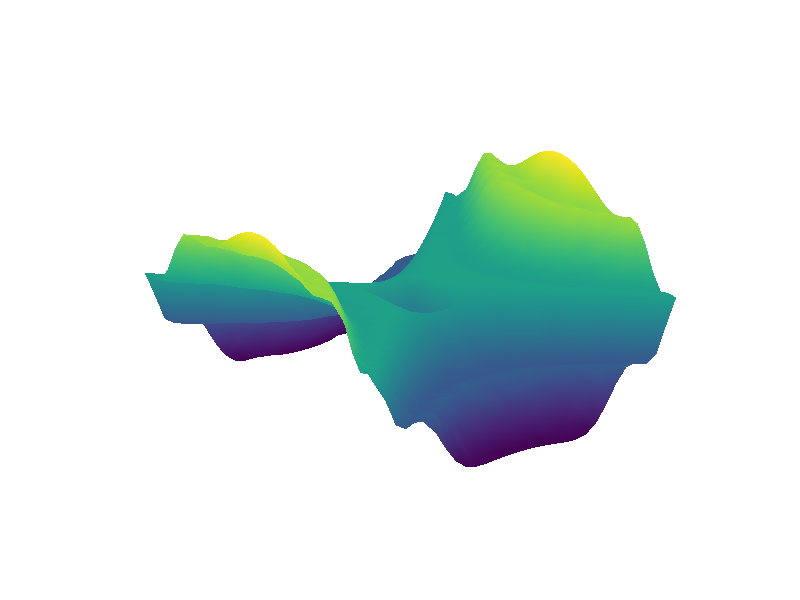

The MATLAB script that drew this image: (Note: this script raises an error after producing the figure.)
% TUTORIAL 9                                 By Deniz Savas ,February 2016
%
%
% Define an interesting function  Z3=f(x,y) over a square X/Y mesh.
 x= -15:1:15   ;  y = -15:1:15 ;
[ X , Y ] = meshgrid(x,y);

Z1 = X.*X - Y.*Y ;
Z2 = Z1 + 30*cos(Z1/20) ; 
Z2(13:17,13:17)=-30;Z2(14:16,14:16)=-60; Z2(15,15)=-100;
% surface plot it .
h2 = surf(Z2 ); 
axis off
shading interp 
%% Example of rotating the image horizantally ( i.e. around the Z axis )
%% Using the camera to view the image from different positions 
% Using the VIEW function obtain the camera position 
[az , e ] = view  ;
% 
v=linspace(0 , 180 , 120 ) ;
for vi = v 
    view( az+vi , e ) 
    pause( 0.2 )
end

%% TASK1 :  
%  Now move the camera in the direction of the Z axis in a smooth manner 
% similar to the above example. I.e. manipulate elevation angle.
% This time start from the top view and move smoothly to bottom view.
view(3)  % This resets the view to normal 3D view. 
pause(0.5)
ee = linspace( -90 , 90 , 120 ) ;
for elev = ee 
  view(az , elev )
  pause (0.2 )
end 

%% TASK2 Changing the colour palette.
% By using the COLORMAP command set the colormap palette to 'jet' 
% 
% Experiment with other color palettes. Type DOC COLORMAP for info. 
%

%% Changing the colour axis limits to see the effects on the graph
% When surfaces are drawn, the surface heights are mapped linearly to the
% colour palette in use so that maximum value of the surface corresponds
% to the highest color and the  minimum value of the surface corresponds
% to the lowest colour in the colour map. 
% We can alter this mapping by redefining the minimum and maximum values 
% that map onto the colour map via the CAXIS command. 

% First we find out what are automatically set limits are;
   view(3)    % reset the view 
  [cmin , cmax] = caxis;
% Next we define an array of 32 values uniformly distributed between
% cmin to cmax values. 
 cc = linspace( cmin , cmax , 32 ) ;
% we modify the lower limit of the colormap ( by varying c in a loop ) 
 for c = cc 
     caxis([ c , cmax+eps*200 ] ) 
     pause (0.5 ) 
 end
caxis([ cmin , cmax ] ) ; 

%% TASK 3 : Now  modify the upper limit to in a similar manner to display
%           features at the lower value ranges. 

%% TASK 4 : What is a color map ?
mymap = colormap; 
% Inspect elements of mymap array. What do you think it represents ?

%% TASK 5 : Experiment with the COLORMAPEDITOR command

%% TASK 6 :  Cutting a hole in a surface ....
%   Setting some of the surface data to NaN ignores those surfaces during
% drawing which creates holes on the surface. 
Z3= Z2;
Z3(5:10,15:20)=NaN;  set(h2, 'ZData', Z3 ) ;

